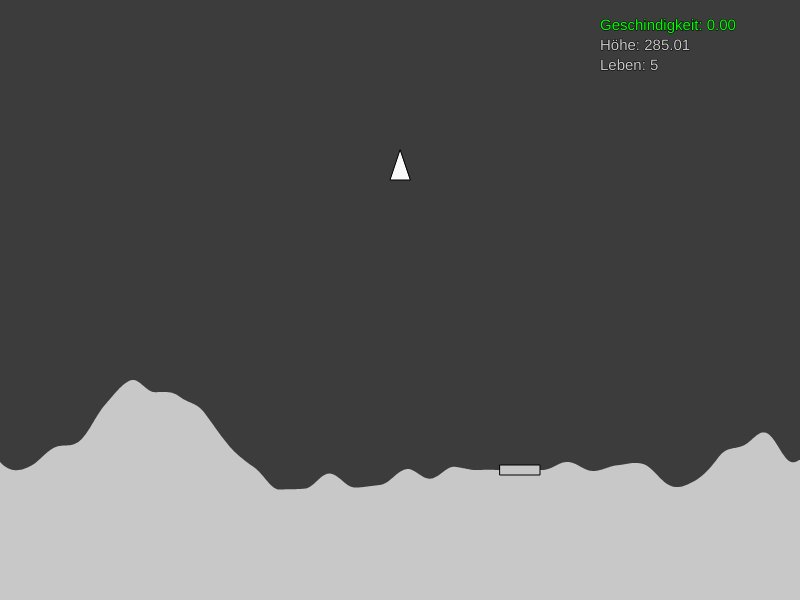
Frame 1 (no input)
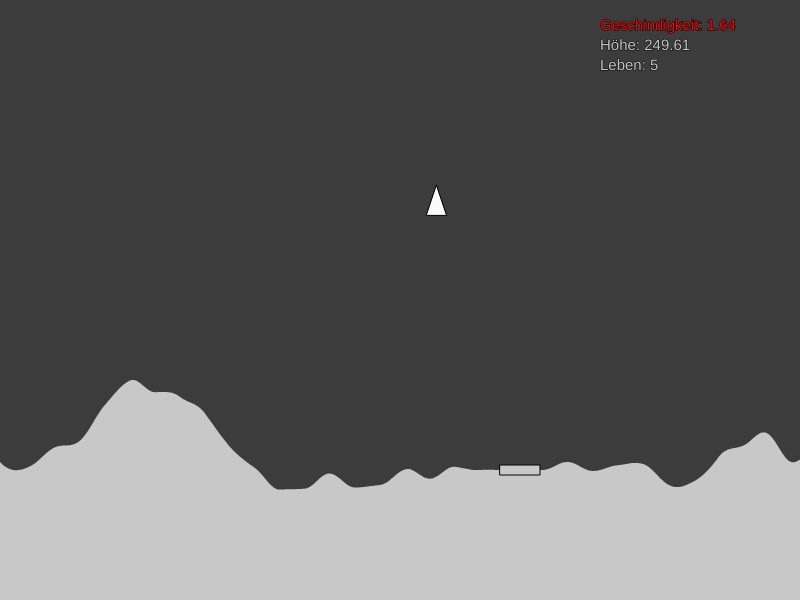
Frame 60 (no input)
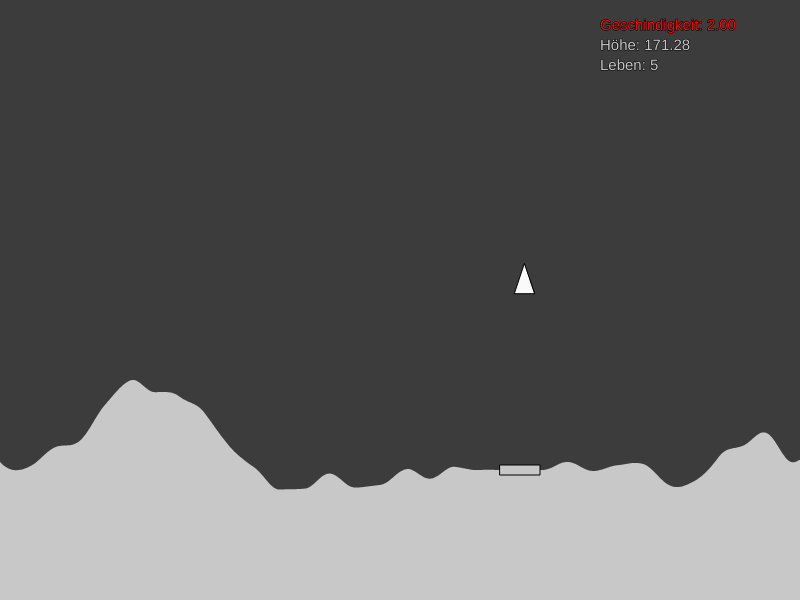
Frame 120 (the mouse pressed at the canvas centre since frame 60)

The p5.js sketch that drew these frames (run headless with seeded random() and noise() and a simulated clock; from frame 60 on, the mouse is pressed at the canvas centre):

// p5.js sketch
// ── sketch.js
let lander
let lifes = 5;
let lostLife = false;
let gameOver = false;
let game = true;
let ground;
let windOffset;

function landing() {
  if (lander.bottom.y >= ground.pos.y && lander.bottom.y <= ground.pos.y + 10) {
    if (lander.bottom.x >= ground.pos.x - 20 && lander.bottom.x <= ground.pos.x + 20) {
      if (lander.vel.mag() <= 1 && lander.vel.y >= 0) {
        lander.pos.y = 150;
        lander.pos.x = 400;
        lander.vel.set(0, 0);
        ground = new Ground(random(120, width - 120), random(300, height - 10));
      } else if (lander.vel.mag() > 1) {
        lander.pos.y = 150;
        lander.pos.x = 400;
        lander.vel.set(0, 0);
        ground = new Ground(random(120, width - 120), random(300, height - 10));
        lostLife = true;
      }
    }
  }
}

function forces(item) {
  let gravity = createVector(0, 0.02);
  item.applyForce(gravity);
  let wind = createVector((noise(windOffset) - 0.5) / 4, 0);
  windOffset += 0.005;
  item.applyForce(wind);
  if (keyIsDown(LEFT_ARROW)) {
    let shubL = createVector(-0.05, 0);
    item.applyForce(shubL);
  }
  if (keyIsDown(RIGHT_ARROW)) {
    let shubR = createVector(0.05, 0);
    item.applyForce(shubR);
  }
  if (keyIsDown(UP_ARROW)) {
    let shub = createVector(0, -0.1);
    item.applyForce(shub);
  }
}

function setup() {
  createCanvas(800, 600);
  lander = new Lander(400, 150);
  ground = new Ground(random(120, width - 120), random(300, height - 10));
  windOffset = random(0, 100);
}

function draw() {
  background(60);
  if (game) {
    forces(lander);
    ground.show();
    lander.show();
    lander.values();
    lander.move();
    lander.edges();
    landing();

    if (lostLife) {
      lifes -= 1;
      lostLife = false;
      if (lifes < 0) {
        gameOver = true;
      }
    }
  }

  if (gameOver) {
    background(220);
    textSize(40);
    fill(200);
    text('Game Over', 300, 280);
  }
}

// ── ground.js
class Ground {
  constructor(x, y) {
    this.pos = createVector(x, y);
    this.r1 = random(300, 600);
    this.r2 = random(300, 600);
    this.r3 = random(300, 600);
    this.r4 = random(300, 600);
    this.r5 = random(300, 600);
    this.r6 = random(300, 600);
    this.leftGround = [];
    this.rightGround = [];

    let xoff = random(0, 100);
    for (let i = 0; i < this.pos.x - 20; i++) {
      let xval = i;
      let yval = noise(xoff) * 300 + 300;
      this.leftGround.push({x: xval, y: yval});
      xoff = xoff + 0.005;
    }
    this.pos.y = noise(xoff) * 300 + 295;
    for (let i = 0; i < width - (this.pos.x + 20); i++) {
      xoff = xoff + 0.005;
      let xval = this.pos.x + 20 + i;
      let yval = noise(xoff) * 300 + 300;
      this.rightGround.push({x: xval, y: yval});
    }
  }
  show() {
    noStroke();
    fill(200);
    beginShape();
    for (let pos of this.leftGround) {
      vertex(pos.x, pos.y);
    }
    vertex(this.leftGround[this.leftGround.length - 1].x + 20, this.leftGround[this.leftGround.length - 1].y);
    vertex(this.leftGround[this.leftGround.length - 1].x + 20, height);
    vertex(0, height);
    endShape(CLOSE);
    beginShape();
    for (let pos of this.rightGround) {
      vertex(pos.x, pos.y);
    }
    vertex(width, this.rightGround[this.rightGround.length - 1].y);
    vertex(width, height);
    vertex(this.rightGround[0].x - 25, height);
    vertex(this.rightGround[0].x - 25, this.rightGround[0].y);
    endShape(CLOSE);
    stroke(0);
    fill(200);
    rect(this.pos.x - 20, this.pos.y, 40, 10);
  }
}

// ── lander.js
class Lander {
  constructor(x, y) {
    this.pos = createVector(x, y);
    this.bottom = createVector(x, y + 30);
    this.vel = createVector(0, 0);
    this.acc = createVector(0, 0);
  }
  show() {
    fill(250);
    triangle(this.pos.x, this.pos.y, this.pos.x - 10, this.pos.y + 30, this.pos.x + 10, this.pos.y + 30);
    stroke(255, 0, 0);
    if (keyIsDown(LEFT_ARROW)) {
      line(this.bottom.x + 5, this.bottom.y - 10, this.bottom.x + 25, this.bottom.y - 10);
      line(this.bottom.x + 5, this.bottom.y - 15, this.bottom.x + 20, this.bottom.y - 15);
      line(this.bottom.x + 5, this.bottom.y - 5, this.bottom.x + 20, this.bottom.y - 5);
    }
    if (keyIsDown(RIGHT_ARROW)) {
      line(this.bottom.x - 5, this.bottom.y - 10, this.bottom.x - 25, this.bottom.y - 10);
      line(this.bottom.x - 5, this.bottom.y - 15, this.bottom.x - 20, this.bottom.y - 15);
      line(this.bottom.x - 5, this.bottom.y - 5, this.bottom.x - 20, this.bottom.y - 5);
    }
    if (keyIsDown(UP_ARROW)) {
      line(this.bottom.x, this.bottom.y, this.bottom.x, this.bottom.y + 20);
      line(this.bottom.x + 5, this.bottom.y, this.bottom.x + 5, this.bottom.y + 15);
      line(this.bottom.x - 5, this.bottom.y, this.bottom.x - 5, this.bottom.y + 15);
    }
    stroke(0);
  }
  values() {
    textSize(15);
    if (this.vel.mag() > 1) {
      fill(255, 0, 0)
    } else {
      fill(0, 255, 0)
    }
    text(`Geschindigkeit: ${this.vel.mag().toFixed(2)}`, 600, 30);
    fill(200);
    text(`Höhe: ${Math.round((ground.pos.y - this.bottom.y) * 100) / 100}`, 600, 50);
    text(`Leben: ${lifes}`, 600, 70);
  }
  applyForce(force) {
    this.acc.add(force);
  }
  move() {
    this.vel.add(this.acc);
    this.vel.limit(2);
    this.pos.add(this.vel);
    this.acc.set(0, 0);
    this.bottom.set(this.pos.x, this.pos.y + 30);
  }
  edges() {
    if (this.pos.y >= 600) {
      this.pos.y = 300;
      this.pos.x = 400;
      this.vel.set(0, 0);
      lostLife = true;
    }
    if (this.pos.x >= 800 || this.pos.x <= 0) {
      this.pos.y = 300;
      this.pos.x = 400;
      this.vel.set(0, 0);
      lostLife = true;
    }
  }
}
